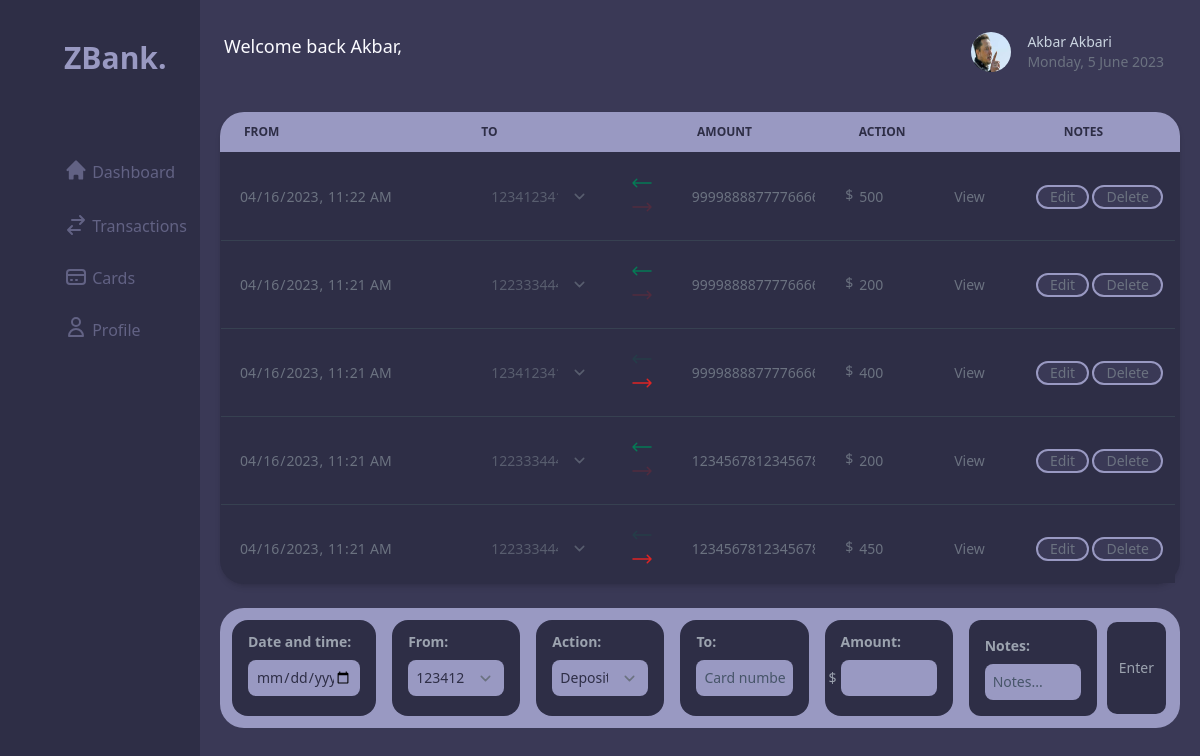
Page /transactions/ on the earlier database version.
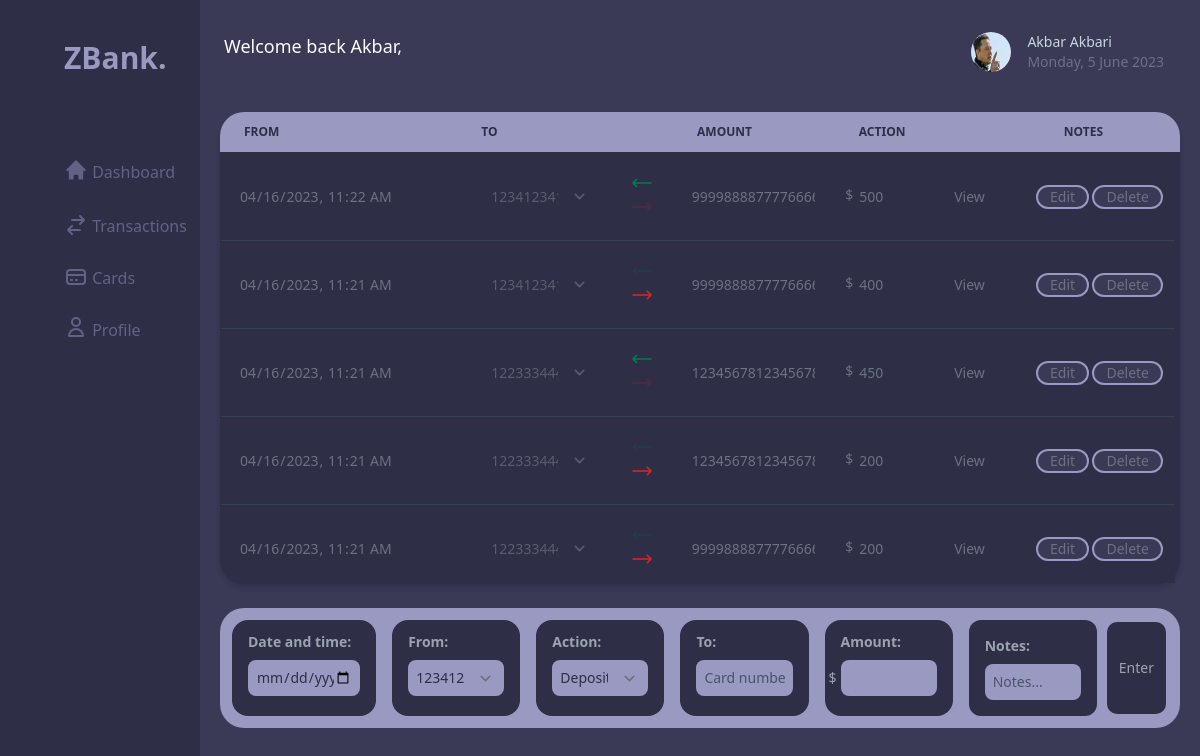
Same page on the later database version.
### main/models.py (models this page shows, shortened)
class Transaction(models.Model):
    ACTION_CHOICES = [
        ('withdraw', 'Withdraw'),
        ('deposit', 'Deposit')
    ]
    ACCOUNT_TYPE_CHOICES = [
        ('person', 'Person'),
        ('company', 'Company')
    ]
    card = models.ForeignKey(
        Card,
        on_delete=models.CASCADE,
        related_name='transactions')
    target_card_number = models.CharField(max_length=22, blank=True, null=True)
    target_account_type = models.CharField(max_length=10, choices=ACCOUNT_TYPE_CHOICES,blank=True, null=True)
    date_time = models.DateTimeField(default=datetime.datetime.now)
    amount = models.IntegerField()
    action = models.CharField(max_length=8, choices=ACTION_CHOICES)
    notes = models.CharField(
        blank=True,
        max_length=200)
    _transaction_id = models.CharField(unique=True, max_length=50)
    @property
    def transaction_id(self):
        return self._transaction_id

### main/views.py (the view, shortened to what this page needs)
# urls.py: path("transactions/", views.transactions, name="transactions" ),
def transactions(request):
    if request.method == 'GET':
        context = {
            'user' : user,
            'transactions' : models.Transaction.objects.filter(card__in=user.cards.all()).order_by('-date_time')
        }
        return render(request, "transactions.html", context)

### main/templates/transactions.html (shortened to what the changed rows need)
{% load static tailwind_tags %}
{% load static %}
{% load custom_tags %}
<!DOCTYPE html>
<html lang="en">
<head>
    {% tailwind_css %}
</head>
<body>
    <div class="bg-dark w-full h-screen grid grid-cols-12">
        <div class="bg-light col-span-10 pt-8 pb-3 px-5">
            <div class="grid grid-cols-7 gap-6 mt-10">
                <div class="bg-dark col-start-1 col-span-full relative shadow-md rounded-3xl">
                    <table class="w-full text-sm text-left text-gray-500 dark:text-gray-400 ">
                        <thead class="text-xs uppercase sticky top-0 bg-violet text-dark">
                            <tr class="">
                                <th scope="col" class="px-6 py-3 rounded-tl-3xl box-border" style="width: 22%;">
                                    From
                                </th>
                                <th scope="col" class="px-6 py-3 box-border" style="width: 20%;">
                                    To
                                </th>
                                <th scope="col" class="px-6 py-3 box-border" style="width: 15%;">
                                    Amount
                                </th>
                                <th scope="col" class="px-6 py-3 box-border " style="width: 19%;">
                                    Action
                                </th>
                                <th scope="col" class="px-6 py-3 rounded-tr-3xl box-border" style="width: 13%;">
                                    Notes
                                </th>
                            </tr>
                        </thead>
                        <tbody>
                            <tr>
                                <td colspan="7">
                                    <div class="vertical-scroll overflow-y-scroll h-430 rounded-bl-3xl  mr-1">
                                        <table class="w-full">
                                            {% for transaction in transactions %}
                                            <tr id="{{ transaction.transaction_id }}" class="border-b bg-dark border-gray-700 hover:bg-gray-600">
                                                <form action="edit/{{transaction.transaction_id}}/" method="post">
                                                    <td class="px-3 py-4 box-border" style="width: 15%;">
                                                        <input class="input border-2 border-transparent enabled:animate-breathing rounded-md px-1 enabled:border-violet bg-inherit p-0 text-sm w-full" type="datetime-local" name="date_time" value="{{ transaction.date_time | date:'Y-m-d H:i'}}" onchange="addChangedInput()" disabled>
                                                    </td>
                                                    <td class="px-3 py-4 box-border" style="width: 13%;">
                                                        <select class="input border-2 border-transparent enabled:animate-breathing rounded-md px-1 enabled:border-violet bg-inherit p-0 text-sm w-full" onchange="addChangedInput()" disabled name="card" id="id_card">
                                                            {% for card in user.cards.all %}
                                                            {% if card.card_number == transaction.card.card_number %}
                                                            <option selected value="{{ card.id }}">{{ card.card_number }}</option>
                                                            {% else %}
                                                            <option value="{{ card.id }}">{{ card.card_number }}</option>
                                                            {% endif %}
                                                            {% endfor %}
                                                        </select>
                                                    </td>
                                                    <td class=" px-3 py-4 box-border" style="width: 2%;">
                                                        <div>
                                                            <button type="button" class="input action_button border-2 border-transparent enabled:animate-breathing rounded-md px-1 enabled:border-violet bg-inherit p-0 text-sm w-full" onclick="changeAction('{{ transaction.transaction_id }}')" disabled>
                                                                {% if transaction.action == 'deposit'%}
                                                                <svg xmlns="http://www.w3.org/2000/svg" fill="none" viewBox="0 0 24 24" stroke-width="1.5" stroke="currentColor" class="w-6 h-6">
                                                                <path class="text-green-600 green_arrow" stroke-linecap="round" stroke-linejoin="round" d="M6.75 15.75L3 12m0 0l3.75-3.75M3 12h18" />
                                                                </svg>
                                                                <svg xmlns="http://www.w3.org/2000/svg" fill="none" viewBox="0 0 24 24" stroke-width="1.5" stroke="currentColor" class="w-6 h-6">
                                                                <path class="text-red-600 red_arrow opacity-20" stroke-linecap="round" stroke-linejoin="round" d="M17.25 8.25L21 12m0 0l-3.75 3.75M21 12H3" />
                                                                </svg>
                                                                {% else %}
                                                                <svg xmlns="http://www.w3.org/2000/svg" fill="none" viewBox="0 0 24 24" stroke-width="1.5" stroke="currentColor" class="w-6 h-6">
                                                                <path class="text-green-600 green_arrow opacity-20" stroke-linecap="round" stroke-linejoin="round" d="M6.75 15.75L3 12m0 0l3.75-3.75M3 12h18" />
                                                                </svg>
                                                                <svg xmlns="http://www.w3.org/2000/svg" fill="none" viewBox="0 0 24 24" stroke-width="1.5" stroke="currentColor" class="w-6 h-6">
                                                                <path class="text-red-600 red_arrow" stroke-linecap="round" stroke-linejoin="round" d="M17.25 8.25L21 12m0 0l-3.75 3.75M21 12H3" />
                                                                </svg>
                                                                {% endif %}
                                                            </button>
                                                        </div>
                                                    </td>
                                                    <td class="px-3 py-4 box-border" style="width: 15%;">
                                                        <input class="input border-2 border-transparent enabled:animate-breathing rounded-md px-1 enabled:border-violet bg-inherit p-0 text-sm w-full" type="text" name="target_card_number" value="{{ transaction.target_card_number }}" onchange="addChangedInput()" disabled>
                                                    </td>
                                                    <td class="px-3 py-4 box-border " style="width: 8%;">
                                                        <div class="flex justify-center">
                                                            <span>$</span>
                                                            <input class="input border-2 border-transparent enabled:animate-breathing rounded-md px-1 enabled:border-violet bg-inherit p-0 text-sm w-full" type="number" name="amount" value="{{ transaction.amount }}" onchange="addChangedInput()" disabled>
                                                        </div>
                                                    </td>
                                                    <td class="px-6 py-4 box-border" style="width: 3%;">
                                                        <div class="relative">
                                                            <button type="button" class="px-3 " onclick="messageEnable('{{ transaction.transaction_id}}')">
                                                                View
                                                            </button>
                                                        </div>
                                                    </td>
                                                    <td class="px-3 py-4 box-border" style="width: 3%;">
                                                        <div class="flex justify-between">
                                                            <button type="button" value="Edit" class="px-3 bg-light rounded-3xl border-violet border-2 edit_button" onclick="edit('{{ transaction.transaction_id}}')">
                                                                Edit
                                                            </button>
                                                            <a href="delete/{{ transaction.transaction_id }}/" class="px-3  bg-light rounded-3xl border-violet border-2">
                                                                Delete
                                                            </a>
                                                        </div>
                                                    </td>
                                                </form>
                                            </tr>
                                            {% endfor %}
                                        </table>
                                    </div>
                                </td>
                            </tr>
                        </tbody>
                    </table>
                </div>
            </div>
        </div>
    </div>
</body>
</html>

Differences in the rows shown:
changed Transaction (number 2 of 5 on the later page): moves up the list
changed Transaction (number 3 of 5 on the later page): action "withdraw" → "deposit" (drawn); moves up the list
changed Transaction (number 4 of 5 on the later page): action "deposit" → "withdraw" (drawn); moves down the list
changed Transaction (number 5 of 5 on the later page): action "deposit" → "withdraw" (drawn)
